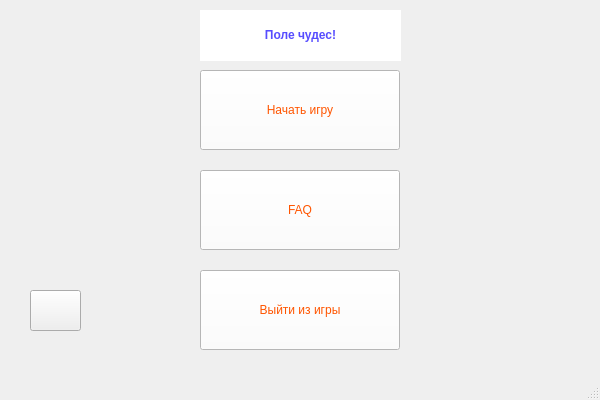
<?xml version="1.0" encoding="UTF-8"?>
<ui version="4.0">
 <class>MainWindow</class>
 <widget class="QMainWindow" name="MainWindow">
  <property name="geometry">
   <rect>
    <x>0</x>
    <y>0</y>
    <width>600</width>
    <height>400</height>
   </rect>
  </property>
  <property name="sizePolicy">
   <sizepolicy hsizetype="Fixed" vsizetype="Fixed">
    <horstretch>0</horstretch>
    <verstretch>0</verstretch>
   </sizepolicy>
  </property>
  <property name="minimumSize">
   <size>
    <width>600</width>
    <height>400</height>
   </size>
  </property>
  <property name="maximumSize">
   <size>
    <width>600</width>
    <height>400</height>
   </size>
  </property>
  <property name="windowTitle">
   <string>MainWindow</string>
  </property>
  <property name="styleSheet">
   <string notr="true"/>
  </property>
  <widget class="QWidget" name="centralwidget">
   <widget class="QPushButton" name="button_settings">
    <property name="geometry">
     <rect>
      <x>200</x>
      <y>70</y>
      <width>200</width>
      <height>80</height>
     </rect>
    </property>
    <property name="autoFillBackground">
     <bool>false</bool>
    </property>
    <property name="styleSheet">
     <string notr="true">font: 14pt &quot;Times New Roman&quot;;
color: rgb(255, 85, 0);
background-color: rgb(255, 255, 255);</string>
    </property>
    <property name="text">
     <string>Начать игру</string>
    </property>
    <property name="shortcut">
     <string>Return</string>
    </property>
    <property name="autoExclusive">
     <bool>false</bool>
    </property>
   </widget>
   <widget class="QLabel" name="label">
    <property name="geometry">
     <rect>
      <x>200</x>
      <y>10</y>
      <width>201</width>
      <height>51</height>
     </rect>
    </property>
    <property name="styleSheet">
     <string notr="true">font: 75 24pt &quot;Times New Roman&quot;;
background-color: rgb(255, 255, 255);
color: rgb(86, 76, 255);</string>
    </property>
    <property name="text">
     <string>&lt;html&gt;&lt;head/&gt;&lt;body&gt;&lt;p&gt;&lt;span style=&quot; font-weight:600;&quot;&gt;Поле чудес!&lt;/span&gt;&lt;/p&gt;&lt;/body&gt;&lt;/html&gt;</string>
    </property>
    <property name="alignment">
     <set>Qt::AlignCenter</set>
    </property>
   </widget>
   <widget class="QPushButton" name="button_rules">
    <property name="geometry">
     <rect>
      <x>200</x>
      <y>170</y>
      <width>200</width>
      <height>80</height>
     </rect>
    </property>
    <property name="autoFillBackground">
     <bool>false</bool>
    </property>
    <property name="styleSheet">
     <string notr="true">font: 14pt &quot;Times New Roman&quot;;
color: rgb(255, 85, 0);
background-color: rgb(255, 255, 255);</string>
    </property>
    <property name="text">
     <string>FAQ</string>
    </property>
    <property name="shortcut">
     <string>Return</string>
    </property>
    <property name="autoExclusive">
     <bool>false</bool>
    </property>
   </widget>
   <widget class="QPushButton" name="button_exit">
    <property name="geometry">
     <rect>
      <x>200</x>
      <y>270</y>
      <width>200</width>
      <height>80</height>
     </rect>
    </property>
    <property name="autoFillBackground">
     <bool>false</bool>
    </property>
    <property name="styleSheet">
     <string notr="true">font: 14pt &quot;Times New Roman&quot;;
color: rgb(255, 85, 0);
background-color: rgb(255, 255, 255);</string>
    </property>
    <property name="text">
     <string>Выйти из игры</string>
    </property>
    <property name="shortcut">
     <string>Return</string>
    </property>
    <property name="autoExclusive">
     <bool>false</bool>
    </property>
   </widget>
   <widget class="QLabel" name="background">
    <property name="geometry">
     <rect>
      <x>-1</x>
      <y>-25</y>
      <width>600</width>
      <height>400</height>
     </rect>
    </property>
    <property name="styleSheet">
     <string notr="true">background-image: url(&quot;1265142.jpeg&quot;)</string>
    </property>
    <property name="text">
     <string/>
    </property>
   </widget>
   <widget class="QPushButton" name="button_setting">
    <property name="geometry">
     <rect>
      <x>30</x>
      <y>290</y>
      <width>51</width>
      <height>41</height>
     </rect>
    </property>
    <property name="styleSheet">
     <string notr="true">image: url(&quot;Шестерня&quot;)</string>
    </property>
    <property name="text">
     <string/>
    </property>
   </widget>
   <zorder>background</zorder>
   <zorder>button_settings</zorder>
   <zorder>label</zorder>
   <zorder>button_rules</zorder>
   <zorder>button_exit</zorder>
   <zorder>button_setting</zorder>
  </widget>
  <widget class="QMenuBar" name="menubar">
   <property name="geometry">
    <rect>
     <x>0</x>
     <y>0</y>
     <width>600</width>
     <height>21</height>
    </rect>
   </property>
  </widget>
  <widget class="QStatusBar" name="statusbar"/>
 </widget>
 <resources/>
 <connections/>
</ui>
